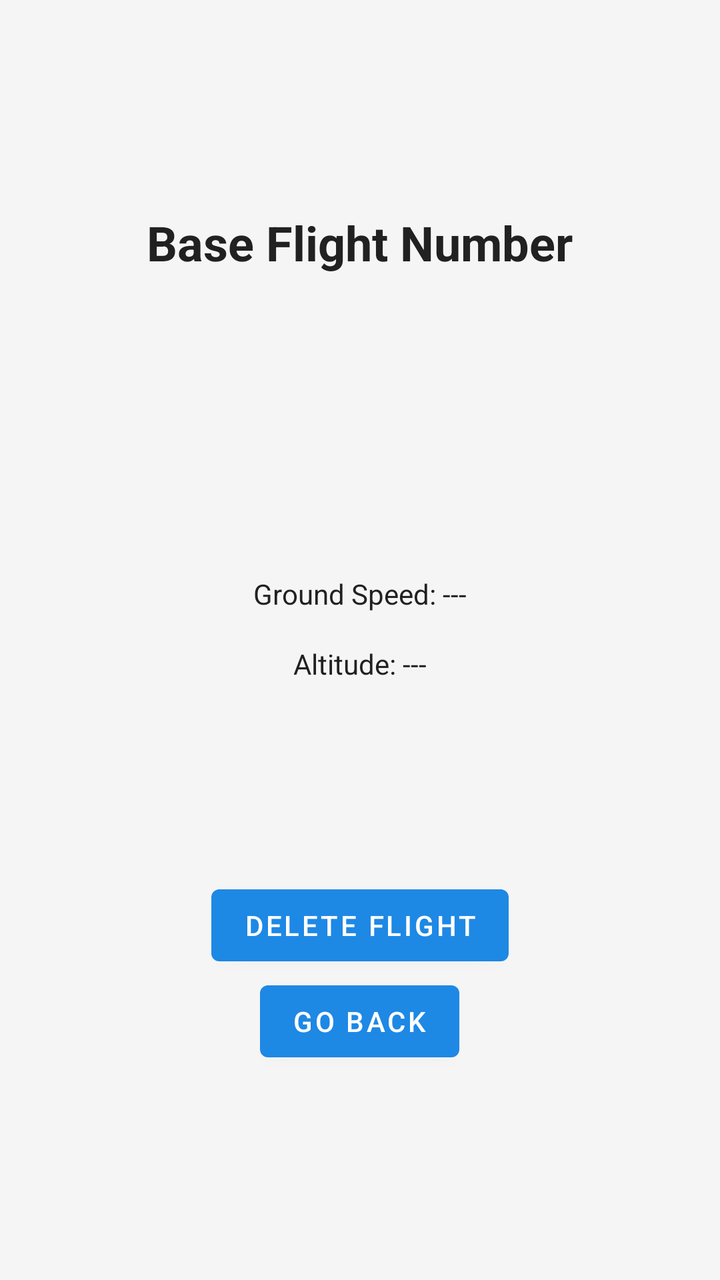
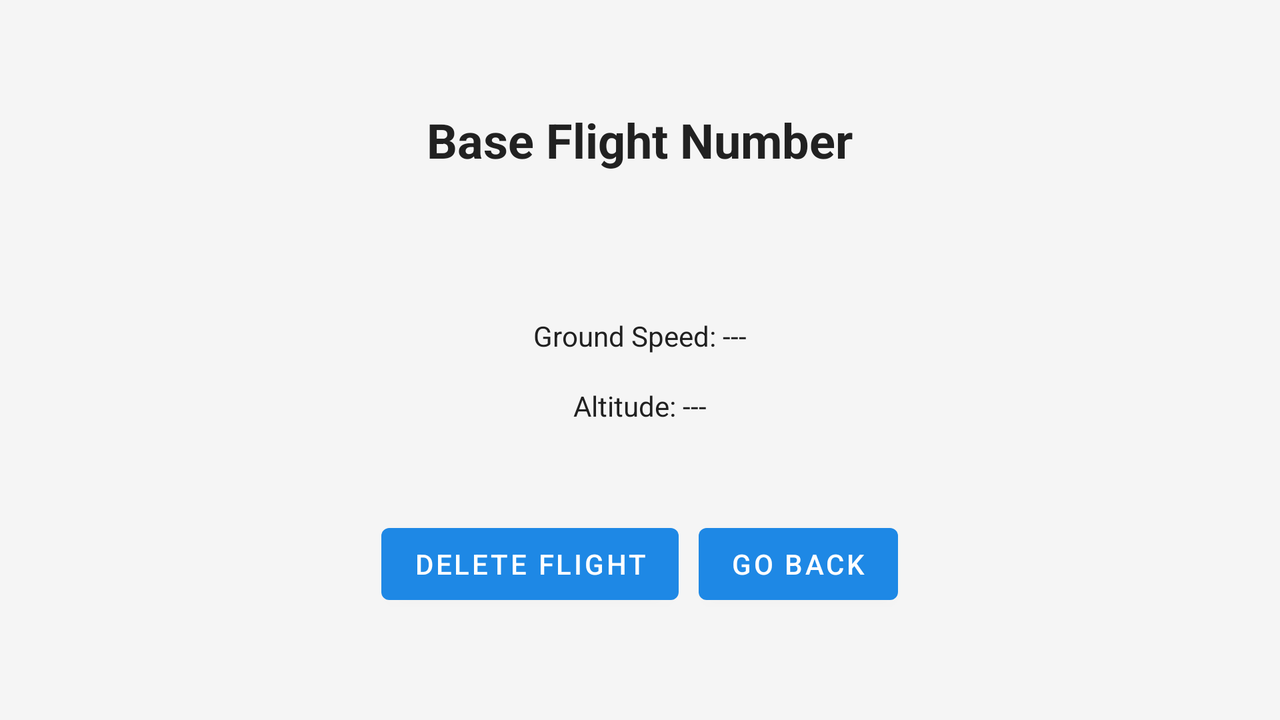

One screen, two layout resources from the same app: the default and the repository's alternative for another configuration. Each is rendered where Android would select it; the XML of both is given below.
<!-- AndroidManifest.xml: application theme Theme.PlaneSpot -->
<!-- res/layout/activity_saved_basic_flight.xml -->
<LinearLayout xmlns:android="http://schemas.android.com/apk/res/android"
    xmlns:tools="http://schemas.android.com/tools"
    android:orientation="vertical"
    android:layout_width="match_parent"
    android:layout_height="match_parent"
    android:layout_margin="16dp">

    <Space
        android:layout_width="match_parent"
        android:layout_height="0dp"
        android:layout_weight="1" />

    <TextView
        android:id="@+id/flight_number"
        android:layout_width="wrap_content"
        android:layout_height="wrap_content"
        android:layout_gravity="center_horizontal"
        android:textSize="24sp"
        android:textStyle="bold"
        android:text="@string/flight_number"
        android:paddingBottom="8dp" />

    <Space
        android:layout_width="match_parent"
        android:layout_height="0dp"
        android:layout_weight=".5" />

    <Space
        android:layout_width="match_parent"
        android:layout_height="0dp"
        android:layout_weight="1" />

    <LinearLayout
        android:layout_width="match_parent"
        android:layout_height="wrap_content"
        android:orientation="vertical"
        android:gravity="center">

        <LinearLayout
            android:layout_width="match_parent"
            android:layout_height="wrap_content"
            android:orientation="horizontal"
            android:gravity="center_horizontal">

            <TextView
                android:id="@+id/flight_speed"
                android:layout_width="wrap_content"
                android:layout_height="wrap_content"
                android:layout_gravity="center_horizontal"
                android:text="@string/flight_speed_unknown"
                android:padding="8dp" />

        </LinearLayout>



        <LinearLayout
            android:layout_width="match_parent"
            android:layout_height="wrap_content"
            android:orientation="horizontal"
            android:gravity="center_horizontal">


            <TextView
                android:id="@+id/flight_altitude"
                android:layout_width="wrap_content"
                android:layout_height="wrap_content"
                android:layout_gravity="center_horizontal"
                android:text="@string/flight_altitude_unknown"
                android:padding="8dp" />

        </LinearLayout>

    </LinearLayout>

    <Space
        android:layout_width="match_parent"
        android:layout_height="0dp"
        android:layout_weight="1" />

    <LinearLayout
        android:layout_width="match_parent"
        android:layout_height="wrap_content"
        android:orientation="vertical"
        android:gravity="center">

        <Button
            android:id="@+id/delete_button"
            android:layout_width="wrap_content"
            android:layout_height="wrap_content"
            android:text="@string/delete_button" />

        <Button
            android:id="@+id/back_button"
            android:layout_width="wrap_content"
            android:layout_height="wrap_content"
            android:text="@string/back_button" />

    </LinearLayout>

    <Space
        android:layout_width="match_parent"
        android:layout_height="0dp"
        android:layout_weight="1" />

</LinearLayout>
<!-- resources referenced by this layout -->
<resources>
  <string name="back_button">Go Back</string>
  <string name="delete_button">Delete FLight</string>
  <string name="flight_altitude_unknown">Altitude: ---</string>
  <string name="flight_number">Base Flight Number</string>
  <string name="flight_speed_unknown">Ground Speed: ---</string>
  <style name="Theme.PlaneSpot" parent="Theme.MaterialComponents.DayNight.NoActionBar">
          <item name="colorPrimary">@color/colorPrimary</item>
          <item name="colorPrimaryVariant">@color/colorPrimaryVariant</item>
          <item name="colorOnPrimary">@color/colorOnPrimary</item>
          <item name="colorSecondary">@color/colorSecondary</item>
          <item name="colorOnSecondary">@color/colorOnSecondary</item>
          <item name="android:colorBackground">@color/colorBackground</item>
          <item name="colorSurface">@color/colorSurface</item>
          <item name="colorOnSurface">@color/colorTextPrimary</item>
          <item name="android:statusBarColor">@color/colorOnPrimary</item>
          <item name="android:navigationBarColor">@color/colorOnPrimary</item>
          <item name="android:textColor">@color/colorTextPrimary</item>
          <item name="android:textColorSecondary">@color/colorTextSecondary</item>
      </style>
  <color name="colorPrimary">#1E88E5</color>
  <color name="colorPrimaryVariant">#1565C0</color>
  <color name="colorOnPrimary">#FFFFFF</color>
  <color name="colorSecondary">#FFC107</color>
  <color name="colorOnSecondary">#000000</color>
  <color name="colorBackground">#F5F5F5</color>
  <color name="colorSurface">#FFFFFF</color>
  <color name="colorTextPrimary">#212121</color>
  <color name="colorTextSecondary">#757575</color>
</resources>
<!-- res/layout-land/activity_saved_basic_flight.xml (the repository's variant of the layout above) -->
<!-- drawn on the phone turned sideways -->
<LinearLayout xmlns:android="http://schemas.android.com/apk/res/android"
    android:orientation="vertical"
    android:layout_width="match_parent"
    android:layout_height="match_parent"
    android:layout_margin="16dp">

    <Space
        android:layout_width="match_parent"
        android:layout_height="0dp"
        android:layout_weight="1" />

    <TextView
        android:id="@+id/flight_number"
        android:layout_width="wrap_content"
        android:layout_height="wrap_content"
        android:layout_gravity="center_horizontal"
        android:textSize="24sp"
        android:textStyle="bold"
        android:text="@string/flight_number"
        android:paddingBottom="8dp" />

    <Space
        android:layout_width="match_parent"
        android:layout_height="0dp"
        android:layout_weight=".5" />

    <Space
        android:layout_width="match_parent"
        android:layout_height="0dp"
        android:layout_weight="1" />

    <LinearLayout
        android:layout_width="match_parent"
        android:layout_height="wrap_content"
        android:orientation="vertical"
        android:gravity="center">

        <LinearLayout
            android:layout_width="match_parent"
            android:layout_height="wrap_content"
            android:orientation="horizontal"
            android:gravity="center_horizontal">

            <TextView
                android:id="@+id/flight_speed"
                android:layout_width="wrap_content"
                android:layout_height="wrap_content"
                android:layout_gravity="center_horizontal"
                android:text="@string/flight_speed_unknown"
                android:padding="8dp" />

        </LinearLayout>



        <LinearLayout
            android:layout_width="match_parent"
            android:layout_height="wrap_content"
            android:orientation="horizontal"
            android:gravity="center_horizontal">


            <TextView
                android:id="@+id/flight_altitude"
                android:layout_width="wrap_content"
                android:layout_height="wrap_content"
                android:layout_gravity="center_horizontal"
                android:text="@string/flight_altitude_unknown"
                android:padding="8dp" />

        </LinearLayout>

    </LinearLayout>

    <Space
        android:layout_width="match_parent"
        android:layout_height="0dp"
        android:layout_weight="1" />

    <LinearLayout
        android:layout_width="match_parent"
        android:layout_height="wrap_content"
        android:orientation="horizontal"
        android:gravity="center">

        <Button
            android:id="@+id/delete_button"
            android:layout_width="wrap_content"
            android:layout_height="wrap_content"
            android:text="@string/delete_button" />

        <Space
            android:layout_width="10dp"
            android:layout_height="0dp"/>

        <Button
            android:id="@+id/back_button"
            android:layout_width="wrap_content"
            android:layout_height="wrap_content"
            android:text="@string/back_button" />

    </LinearLayout>

    <Space
        android:layout_width="match_parent"
        android:layout_height="0dp"
        android:layout_weight="1" />

</LinearLayout>
